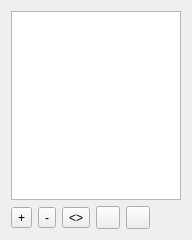
<ui version="4.0" >
 <class>ViewerPresetsWidget</class>
 <widget class="QWidget" name="ViewerPresetsWidget" >
  <property name="geometry" >
   <rect>
    <x>0</x>
    <y>0</y>
    <width>192</width>
    <height>240</height>
   </rect>
  </property>
  <property name="windowTitle" >
   <string>Form</string>
  </property>
  <layout class="QVBoxLayout" >
   <item>
    <widget class="QListWidget" name="m_presetsList" />
   </item>
   <item>
    <layout class="QHBoxLayout" name="_2" >
     <item>
      <widget class="QToolButton" name="m_addButton" >
       <property name="toolTip" >
        <string>add</string>
       </property>
       <property name="text" >
        <string>+</string>
       </property>
       <property name="icon" >
        <iconset resource="../qosmic.qrc" >
         <normaloff>:/icons/silk/bullet_add.xpm</normaloff>:/icons/silk/bullet_add.xpm</iconset>
       </property>
       <property name="iconSize" >
        <size>
         <width>16</width>
         <height>16</height>
        </size>
       </property>
      </widget>
     </item>
     <item>
      <widget class="QToolButton" name="m_delButton" >
       <property name="toolTip" >
        <string>remove</string>
       </property>
       <property name="text" >
        <string>-</string>
       </property>
       <property name="icon" >
        <iconset resource="../qosmic.qrc" >
         <normaloff>:/icons/silk/bullet_delete.xpm</normaloff>:/icons/silk/bullet_delete.xpm</iconset>
       </property>
       <property name="iconSize" >
        <size>
         <width>16</width>
         <height>16</height>
        </size>
       </property>
      </widget>
     </item>
     <item>
      <widget class="QToolButton" name="m_updateButton" >
       <property name="toolTip" >
        <string>update preset</string>
       </property>
       <property name="text" >
        <string>&lt;></string>
       </property>
       <property name="icon" >
        <iconset resource="../qosmic.qrc" >
         <normaloff>:/icons/silk/bullet_wrench.xpm</normaloff>:/icons/silk/bullet_wrench.xpm</iconset>
       </property>
      </widget>
     </item>
     <item>
      <widget class="QToolButton" name="m_upButton" >
       <property name="toolTip" >
        <string>move up</string>
       </property>
       <property name="icon" >
        <iconset resource="../qosmic.qrc" >
         <normaloff>:/icons/silk/bullet_arrow_up.xpm</normaloff>:/icons/silk/bullet_arrow_up.xpm</iconset>
       </property>
       <property name="iconSize" >
        <size>
         <width>16</width>
         <height>16</height>
        </size>
       </property>
      </widget>
     </item>
     <item>
      <widget class="QToolButton" name="m_downButton" >
       <property name="toolTip" >
        <string>move down</string>
       </property>
       <property name="icon" >
        <iconset resource="../qosmic.qrc" >
         <normaloff>:/icons/silk/bullet_arrow_down.xpm</normaloff>:/icons/silk/bullet_arrow_down.xpm</iconset>
       </property>
       <property name="iconSize" >
        <size>
         <width>16</width>
         <height>16</height>
        </size>
       </property>
      </widget>
     </item>
     <item>
      <spacer>
       <property name="orientation" >
        <enum>Qt::Horizontal</enum>
       </property>
       <property name="sizeHint" stdset="0" >
        <size>
         <width>40</width>
         <height>20</height>
        </size>
       </property>
      </spacer>
     </item>
    </layout>
   </item>
  </layout>
 </widget>
 <resources>
  <include location="../qosmic.qrc" />
 </resources>
 <connections/>
</ui>
